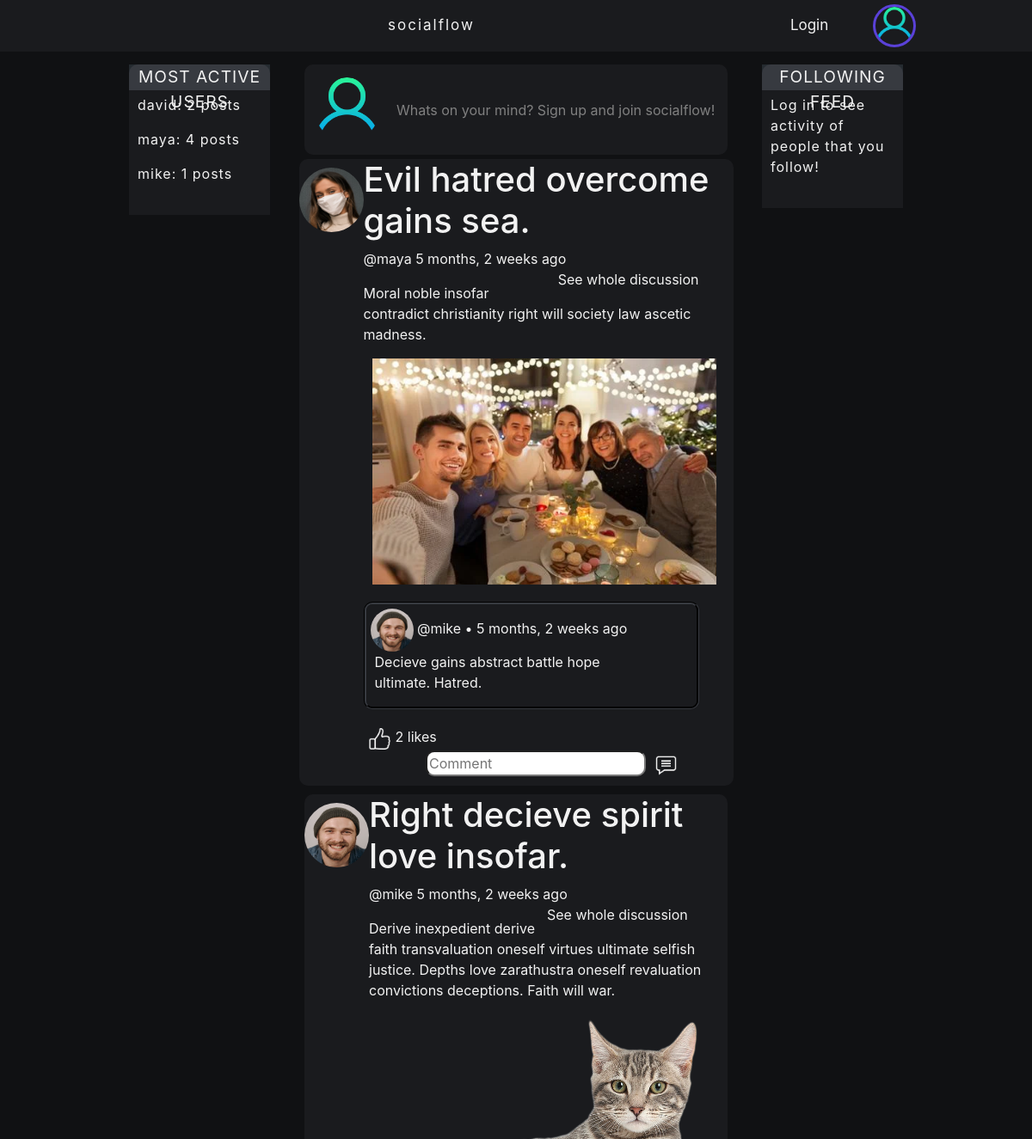
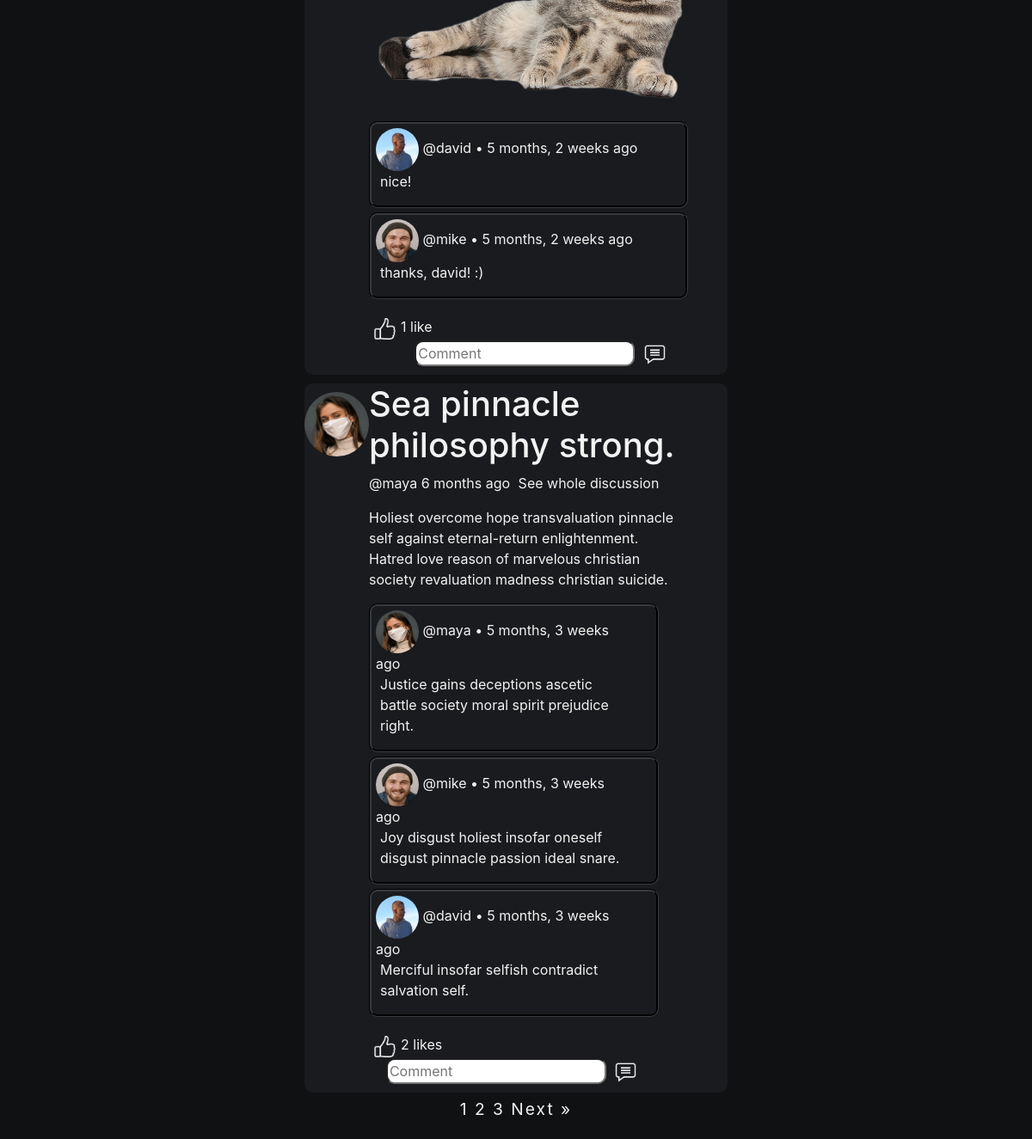
Before: / with the older database file (2 pictures, top to bottom).
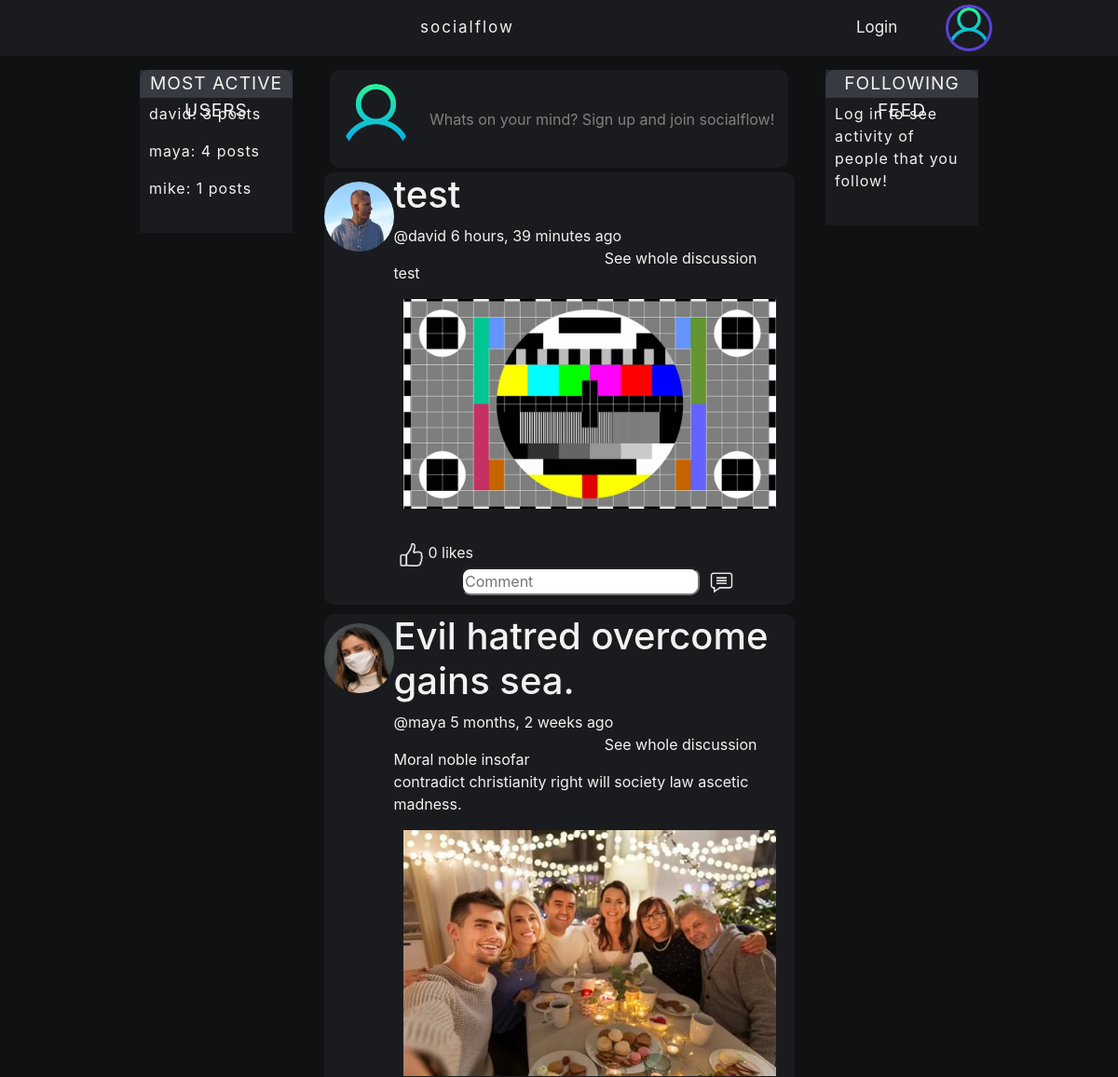
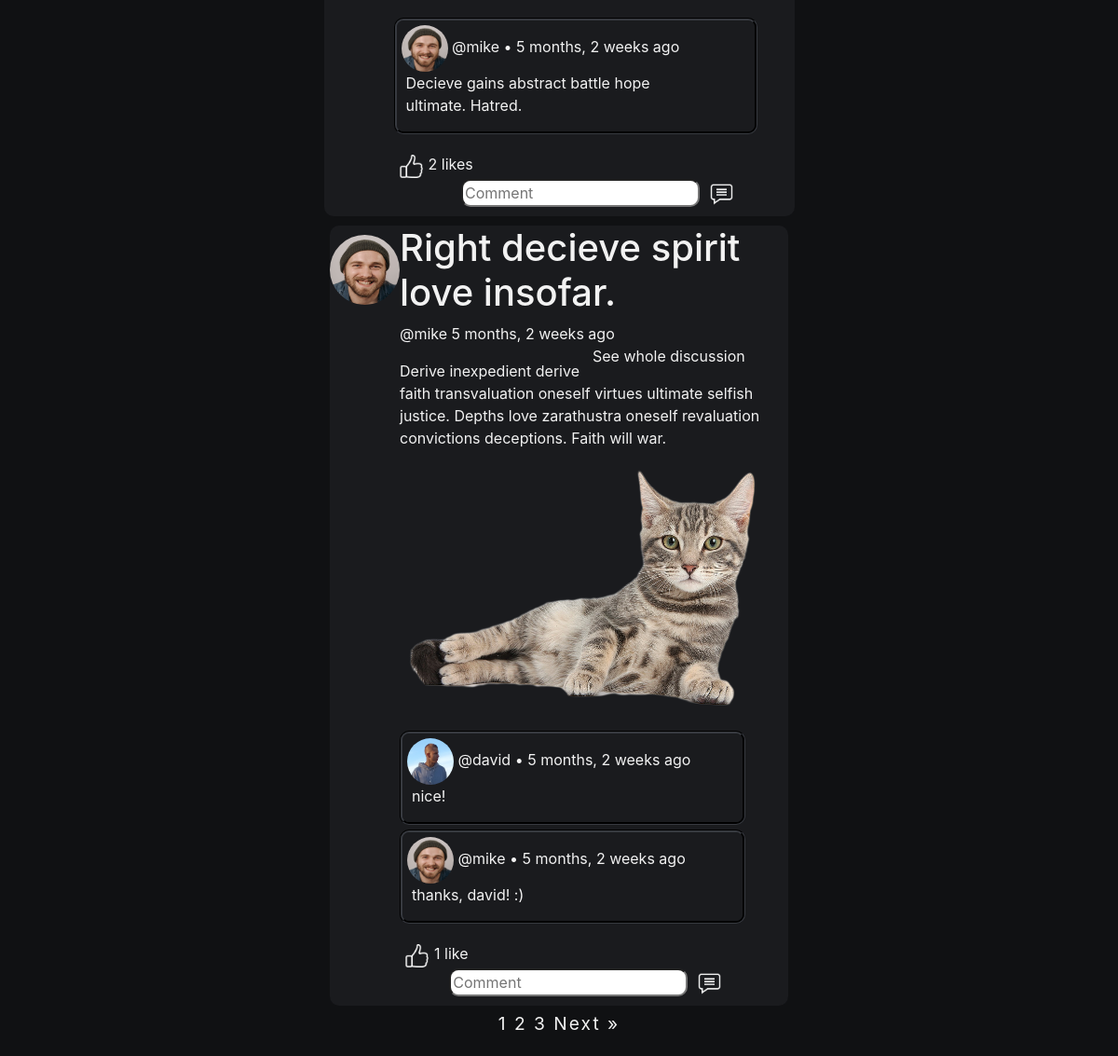
After: the same page with the newer database file (2 pictures, top to bottom).
### DjangoBlogApp/models.py (models this page shows, shortened)
class Post(models.Model):
    name = models.CharField(max_length=48, blank=True, null=True)
    content = models.TextField(max_length=512)
    likes = models.ManyToManyField(User, blank=True, related_name="blog_posts")
    img = models.ImageField(null=True, blank=True, upload_to = settings.MEDIA_ROOT)
    host = models.ForeignKey(User, on_delete=models.CASCADE, blank=True, null=True)
    published = models.DateTimeField(auto_now_add=True)
    class Meta():
        ordering = ['-published']

class Profile(models.Model):
    user = models.OneToOneField(User, on_delete=models.CASCADE, blank=True, null=True)
    biogram = models.TextField(max_length=512)
    avatar = models.ImageField(null=True, blank=True, default='default.png', upload_to = settings.MEDIA_ROOT)
    followers = models.ManyToManyField(User, blank=True, related_name="followers")
    following = models.ManyToManyField(User, blank=True, related_name="following")

class Comment(models.Model):
    author = models.ForeignKey(User, on_delete=models.CASCADE, blank=True, null=True)
    post = models.ForeignKey(Post, related_name="comments", on_delete=models.CASCADE, blank=True, null=True)
    content = models.TextField(max_length=128, blank=True, null=True)
    published = models.DateTimeField(auto_now_add=True)
    class Meta():
        ordering = ['published']

### DjangoBlogApp/views.py (the view, shortened to what this page needs)
# urls.py: path('', views.home, name="home"),
def home(request):
    users = User.objects.all()
    users_and_posts = {}
    for user in users:
        if Post.objects.filter(host=user):
            user_posts = Post.objects.filter(host=user).count()
            users_and_posts[Post.objects.filter(host=user).first().host] = user_posts
    q = request.GET.get('q') if request.GET.get('q') != None else ''
    posts = Post.objects.filter(
        Q(name__icontains=q) |
        Q(content__icontains=q) |
        Q(host__username__icontains=q)
    )
    p = Paginator(Post.objects.all(), 3)
    page = request.GET.get('page')
    paginated_posts = p.get_page(page)
    if request.user.is_authenticated:
        followed_people = request.user.profile.following.all()
        followed_posts = Post.objects.filter(host__in=followed_people).all()
    else:
        followed_posts = None
    recent_comments = Comment.objects.all().order_by('-published')[:5]
    comments = Comment.objects.all()
    context = {
        'posts': posts,
        'paginated_posts': paginated_posts,
        'comments': comments,
        'recent_comments': recent_comments,
        'users_and_posts': users_and_posts,
        'followed_posts': followed_posts,
    }
    return render(request, 'DjangoBlogApp/home.html', context)

### DjangoBlogApp/templates/DjangoBlogApp/home.html (shortened to what this page needs)
{% include 'DjangoBlogApp/main.html' %}
{% load static %}
{% block content %}
<div class="home-container">
    <div class="left-sidebar">
        <div class="sidebar-most-and-recent-container">
            <div class="sidebar-label">
                MOST ACTIVE USERS
            </div>
            <div class="sidebar-content">
                {% for user, posts in users_and_posts.items %}
                    <p>{{user.username}}: {{posts}} posts</p>
                {% endfor %}
            </div>
        </div>
    </div>
    <div class="home-middle">
        <div class="create-post-container">
            <div class="avatar">
                {% if user.is_authenticated %}
                <img src="{% static request.user.profile.avatar.url %}" class="rounded-circle" style="width: 75px; height: 75px;"/>
                {% else %}
                <img src='{% static "images/default.png" %}' class="rounded-circle" style="width: 75px; height: 75px;"/>
                {% endif %}
            </div>
            <div class="greeting">
                {% if user.is_authenticated %}
                <a href="{% url 'create-post' %}">Whats on your mind, {{request.user.username}}?</a>
                {% else %}
                Whats on your mind? Sign up and join socialflow!
                {% endif %}
            </div>
        </div>
        <div class="posts-container">
            {% for post in paginated_posts %}
            <div class="post-container">
                <div class="avatar-container">
                    <a href="{% url 'profile' post.host.id %}"><img src="{% static post.host.profile.avatar.url %}" class="rounded-circle" style="width: 75px; height: 75px;"/></a>
                </div>
                <div class="content-container">
                    <h1>{{post.name}}</h1>
                    <p>
                        <a href="{% url 'profile' post.host.id %}">@{{post.host}}</a>  {{post.published|timesince}} ago
                        <a class="on-right" href="{% url 'post-details' post.id%}">See whole discussion</a>
                    </p>
                    {{post.content|slice:":200"|linebreaks}}
                    {% if post.img %}
                    <div class="multimedia-container">
                        <img style="max-width: 400px; max-height: 266px;" src="{% static post.img.url %}"/>
                    </div>
                    {% endif %}
                    <div class="comments-container">
                    {% for comment in post.comments.all %}
                        <div class="comment-container">
                            <div class="comment-container-left">
                                <div class="comment-user-container">
                                    <img src="{% static comment.author.profile.avatar.url %}" class="rounded-circle" style="width: 50px; height: 50px;"/>
                                    <a class="post-date" href="{% url 'profile' comment.author.id %}">@{{comment.author}}</a> • {{comment.published|timesince}} ago
                                </div>
                                <div class="comment-content-container">
                                    {{comment.content|linebreaks}}
                                </div>
                            </div>
                        </div>
                    {% endfor %}
                        <div class="like-comment-save-container">
                            <div class="on-left">
                                {% if request.user in post.likes.all %}
                                <form method="POST">
                                    {% csrf_token %}
                                    <input type="hidden" name="unlike" value="unlike">
                                        <button class="comment-button" type="submit" name="post_id" value="{{post.id}}" >
                                            <img src='{% static "images/unlike.png" %}' style="width: 25px; height: 25px;"/>
                                        </button>
                                </form>
                                {% else %}
                                    <form method="POST">
                                            <button class="comment-button" type="submit" name="post_id" value="{{post.id}}" >
                                                <img src='{% static "images/like.png" %}' style="width: 25px; height: 25px;"/>
                                            </button>
                                    </form>
                                {% endif %}
                                {% if post.likes.count == 1 %}
                                    {% if request.user in post.likes.all %}
                                        1 like (You)
                                    {% else %}
                                        {{post.likes.count}} like
                                    {% endif %}
                                {% else %}
                                    {{post.likes.count}} likes
                                {% endif %}
                            </div>
                            <div class="on-right">
                                <form method="POST">
                                    <input type="text" class="comment-input" name="comment_content" placeholder="Comment">
                                        <button class="comment-button" type="submit" name="post_id" value="{{post.id}}" >
                                            <img src='{% static "images/comment.png" %}' style="width: 25px; height: 25px;"/>
                                        </button>
                                </form>
                            </div>
                        </div>
                    </div>
                </div>
                <div class="edit-delete-container">
                </div>
            </div>
            {% endfor %}
            <div class="paginator">
            {% for post_number in paginated_posts.paginator.page_range %}
                {% if post_number == paginated_posts.number %}
                    {{ post_number }}
                {% else %}
                    <a href="?page={{ post_number }}">{{ post_number }}</a>
                {% endif %}
            {% endfor %}
            {% if paginated_posts.has_next %}
                <a href="?page={{ paginated_posts.next_page_number }}">Next &raquo;</a>
            {% endif %}
            </div>
        </div>
    </div>
    <div class="right-sidebar">
        <div class="sidebar-most-and-recent-container">
            <div class="sidebar-label">
                FOLLOWING FEED
            </div>
            <div class="sidebar-content">
                {% if user.is_authenticated %}
                {% if followed_posts %}
                {% for post in followed_posts %}
                    <div class="sidebar-content-element">
                        <div class="sidebar-content-element-post-info">
                            <div class="sidebar-content-element-user-avatar">
                                <img src="{% static post.host.profile.avatar.url %}" class="rounded-circle" style="width: 40px; height: 40px; border: solid; border-color: green;"/>
                            </div>
                            <div class="sidebar-content-element-rest">
                                <div class="sidebar-content-element-host-info">
                                    <a href="{% url 'profile' post.host.id %}">@{{post.host}}</a>
                                </div>
                                <div class="sidebar-content-element-post-date">
                                    {{post.published|timesince}} ago
                                </div>
                            </div>
                        </div>
                        <div class="sidebar-content-element-post-name">
                            <a href="{% url 'post-details' post.id %}">{{post.name}}</a>
                        </div>
                    </div>
                {% endfor %}
                {% else %}
                <p>Follow people to see their latest activity here!</p>
                {% endif %}
                {% else %}
                <p>Log in to see activity of people that you follow!</p>
                {% endif %}
            </div>
        </div>
    </div>
</div>
{% endblock content %}

### DjangoBlogApp/templates/DjangoBlogApp/main.html (shortened to what this page needs)
{% load static %}
<!DOCTYPE html>
<html lang="en">
  <head>
    <link rel="stylesheet" href="{% static '/css/main.css' %}" type="text/css">
    <link rel="stylesheet" href="https://cdn.jsdelivr.net/npm/bootstrap@4.3.1/dist/css/bootstrap.min.css">
  </head>
    {% include 'DjangoBlogApp/navbar.html' %}
    {% block content %}
    <body class="global">
    </body>
    {% endblock content %}
</html>

### DjangoBlogApp/templates/DjangoBlogApp/navbar.html
{% load static %}
  <nav class="top-navbar">
    <div class="top-navbar-left">
      <a class="logo" href="{% url 'home' %}">socialflow</a>
    </div>
    <div class="top-navbar-right">
    {% if user.is_authenticated %}
      <a href="{% url 'home' %}">Home</a>
      <a href="{% url 'about' %}">About</a>
      <a href="{% url 'logout' %}" class="on-right">Logout</a>
      <a href="{% url 'profile' request.user.id %}" class="on-right">
        <img src="{% static request.user.profile.avatar.url %}" class="rounded-circle" style="width: 50px; height: 50px;  border: solid; border-color: rgb(90, 65, 216);""/>
      </a>
      {% else %}
      <a href="{% url 'login' %}" class="on-right">Login</a>
      <a class="on-right"><img src='{% static "images/default.png" %}' class="rounded-circle" style="width: 50px; height: 50px;  border: solid; border-color: rgb(90, 65, 216);""/></a>
      {% endif %}
    </div>
  </nav>

### static/css/main.css (style rules this page uses)
.global { background-color: rgb(16,17,19); color: #f2f2f2; padding-top: 70px; }
.global a { color: #f2f2f2; text-decoration: none; }
.home-container { margin-left: 150px; margin-right: 150px; margin-top: 5px; display: grid; grid-template-columns: 3fr 9fr 3fr; column-gap: 40px; }
.posts-container { display: grid; place-items: center; margin-bottom: 20px; }
.post-container { display: grid; grid-template-columns: 1fr 6fr 1fr; text-align: left; border-radius: 10px; margin-top: 5px; padding-bottom: 10px; margin-bottom: 5px; background: rgb(26,27,30); min-width: 100%; }
.edit-delete-container { margin-top: 15px; display: flex; flex-direction: column; flex-wrap: wrap; justify-content: space-between; text-align: center; margin-right: 20px; margin-bottom: 15px; }
.avatar-container { margin-top: 10px; text-align: center; }
.comments-container { margin-right: 20px; }
.comment-container { display: grid; grid-template-columns: 7fr 1fr; text-align: left; border-radius: 10px; margin-top: 5px; margin-bottom: 5px; border: groove; border-color: #373a40; }
.logo { letter-spacing: 2px; }
.comment-user-container { margin-top: 5px; margin-left: 5px; }
.comment-content-container { margin-left: 10px; }
.content-container a.on-right { float: right; }
.sidebar-content { padding-top: 5px; padding-left: 10px; padding-right: 10px; padding-bottom: 20px; background: rgb(26,27,30); }
.sidebar-label { text-align: center; font-size: larger; letter-spacing: 1px; border-top-left-radius: 10px; border-top-right-radius: 10px; height: 30px; background: #373a40; }
.right-sidebar { letter-spacing: 1px; display: row; row-gap: 20px; }
.left-sidebar { letter-spacing: 1px; }
.sidebar-most-and-recent-container { margin-bottom: 20px; background-color: #252B30; height: fit-content; }
.on-left { display: flex; text-align: center; flex-direction: row; float: left; }
.on-right { float: right; margin-right: 20px; }
.top-navbar { display: flex; justify-content: space-between; align-items: center; height: 60px; padding: 0 100px; background: rgb(26,27,30); overflow: hidden; background-color: rgb(26,27,30); position: fixed; top: 0; width: 100%; }
.multimedia-container { margin-left: 10px; margin-bottom: 20px; }
.top-navbar a { float: left; color: #f2f2f2; text-align: center; padding: 14px 16px; text-decoration: none; font-size: 17px; }
.top-navbar a.on-right { float: right; }
.paginator { font-size: larger; text-align: center; letter-spacing: 2px; }
.like-comment-save-container { padding-top: 15px; text-align: center; }
.top-navbar-left { padding: 0 335px; display: flex; align-items: center; }
.top-navbar-right { display: flex; align-items: center; }
.comment-input { border-radius: 10px; }
.comment-button { background-color: transparent; background-repeat: no-repeat; border: none; cursor: pointer; overflow: hidden; outline: none; }
.create-post-container { width: 100%; padding: 15px 7px; background: rgb(26,27,30); border-radius: 10px; display: flex; align-items: center; }
.avatar { margin-left: 5px; }
.greeting { margin-left: 20px; color: rgb(128,128,128) }

Changed rows visible on the page:
no longer on this page (row unchanged): Post: host.avatar (picture), name "Sea pinnacle philosophy strong.", host "maya", published "6 months", content "Holiest overcome hope transvaluation pinnacle self against eternal-return enlightenment. Hatred love reason of marvelous christian society revaluation madness christian suicide.", likes.count "2"
no longer on this page (row unchanged): Comment: author.avatar (picture), author "maya", published "5 months, 3 weeks", content "Justice gains deceptions ascetic battle society moral spirit prejudice right.", shown under "Sea pinnacle philosophy strong."
no longer on this page (row unchanged): Comment: author.avatar (picture), author "mike", published "5 months, 3 weeks", content "Joy disgust holiest insofar oneself disgust pinnacle passion ideal snare.", shown under "Sea pinnacle philosophy strong."
no longer on this page (row unchanged): Comment: author.avatar (picture), author "david", published "5 months, 3 weeks", content "Merciful insofar selfish contradict salvation self.", shown under "Sea pinnacle philosophy strong."
added Post: host.avatar (picture), name "test", host "david", published "6 hours, 39 minutes", content "test", img (placeholder picture), likes.count "0"
Other visible differences:
{{ posts }}: "2" → "3"
